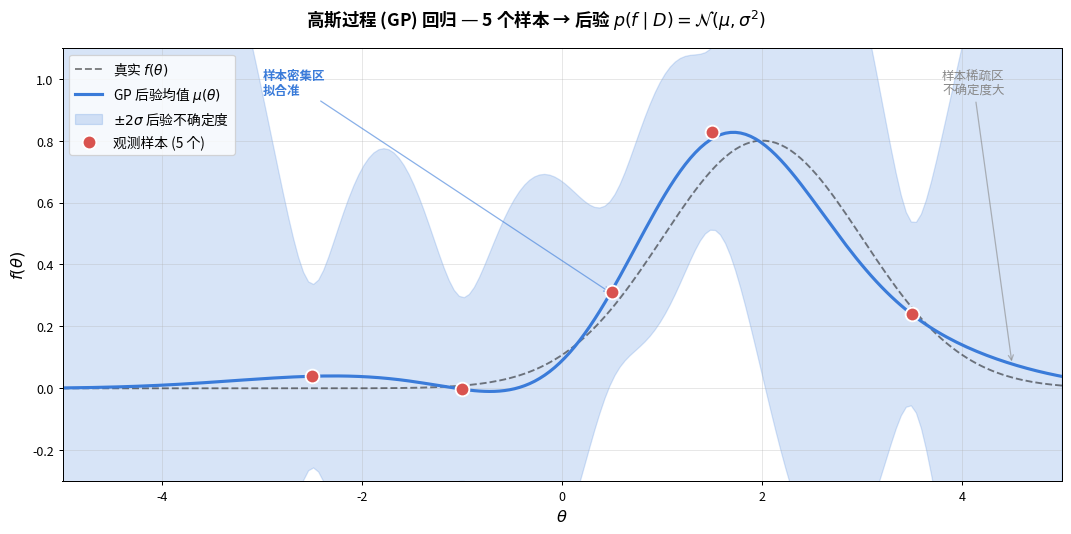

Recreate this plot in Python.
#!/usr/bin/env python3
"""
用纯 numpy 实现高斯过程 (GP) 回归 — 对应文章里贝叶斯建模那部分:
  k(θi, θj) = RBF
  先验: f(θ) ~ N(0, K)
  观测: y = f(θ) + ε, ε ~ N(0, σ_n²)
  后验: f(θ*) | y ~ N(μ*, Σ*)

输入 5 个样本点 → 输出后验分布(均值 + 不确定度)。
"""
import numpy as np
import matplotlib.pyplot as plt
import matplotlib
matplotlib.rcParams["font.sans-serif"] = ["Noto Sans CJK JP", "DejaVu Sans"]
matplotlib.rcParams["axes.unicode_minus"] = False


# ============ RBF kernel (与文章公式一致) ============
def rbf_kernel(X1, X2, length_scale=1.0, sigma_f=1.0):
    """
    k(x, x') = σ_f² · exp(-||x - x'||² / (2 l²))
    X1: (n, d), X2: (m, d)  →  K: (n, m)
    """
    # 展平成 2D, 算 pairwise 距离平方
    X1 = np.atleast_2d(X1)
    X2 = np.atleast_2d(X2)
    sq = np.sum(X1**2, axis=1)[:, None] + np.sum(X2**2, axis=1)[None, :] - 2 * X1 @ X2.T
    return sigma_f**2 * np.exp(-sq / (2 * length_scale**2))


# ============ GP 后验(标准公式) ============
def gp_posterior(X_train, y_train, X_test, length_scale=1.0, sigma_f=1.0, sigma_n=0.1):
    """
    给定训练样本 (X_train, y_train), 计算测试点 X_test 上的后验均值和方差。
    后验:  f* | y ~ N(μ*, Σ*)
    """
    K = rbf_kernel(X_train, X_train, length_scale, sigma_f)            # (n, n)
    K_s = rbf_kernel(X_train, X_test, length_scale, sigma_f)            # (n, m)
    K_ss = rbf_kernel(X_test, X_test, length_scale, sigma_f)             # (m, m)

    # 加观测噪声
    K_noise = K + sigma_n**2 * np.eye(len(X_train))

    # 后验均值和方差(标准公式)
    K_inv_y = np.linalg.solve(K_noise, y_train)
    mu = K_s.T @ K_inv_y                                          # (m,)
    cov = K_ss - K_s.T @ np.linalg.solve(K_noise, K_s)              # (m, m)
    return mu, np.sqrt(np.diag(cov))


# ============ 数据: 真实函数 + 5 个样本 ============
def true_f(theta):
    """真实函数: 一个钟形(类似文章里的 J(θ))。"""
    return 0.8 * np.exp(-((theta - 2.0) ** 2) / 2.0)


np.random.seed(42)
X_train = np.array([-2.5, -1.0, 0.5, 1.5, 3.5]).reshape(-1, 1)
y_train = true_f(X_train.ravel()) + np.random.normal(0, 0.08, size=5)

# 测试网格
X_test = np.linspace(-5, 5, 200).reshape(-1, 1)
y_true = true_f(X_test.ravel())

# 计算 GP 后验(用样本自身的 y 估计超参, 简化版)
length_scale = 1.0
sigma_f = 1.0
sigma_n = 0.15
mu_post, std_post = gp_posterior(X_train, y_train, X_test, length_scale, sigma_f, sigma_n)


# ============ 绘图 ============
fig, ax = plt.subplots(figsize=(12, 6))

# 真实函数(浅灰虚线)
ax.plot(X_test, y_true, "k--", alpha=0.5, linewidth=1.5, label=r"真实 $f(\theta)$")

# 后验均值(蓝色实线)
ax.plot(X_test, mu_post, color="#3a7bd9", linewidth=2.5, label=r"GP 后验均值 $\mu(\theta)$")

# 不确定度(浅蓝填充, ±2σ)
ax.fill_between(
    X_test.ravel(),
    mu_post - 2 * std_post,
    mu_post + 2 * std_post,
    color="#3a7bd9", alpha=0.2,
    label=r"$\pm 2\sigma$ 后验不确定度",
)

# 观测样本(红点)
ax.scatter(X_train, y_train, s=120, color="#d9534f", zorder=5,
           edgecolors="white", linewidths=1.5, label="观测样本 (5 个)")

# 轴
ax.set_xlabel(r"$\theta$", fontsize=13)
ax.set_ylabel(r"$f(\theta)$", fontsize=13)
ax.set_xlim(-5, 5)
ax.set_ylim(-0.3, 1.1)
ax.grid(alpha=0.3)
ax.legend(loc="upper left", fontsize=11)

# 标题
fig.suptitle(
    r"高斯过程 (GP) 回归 — 5 个样本 → 后验 $p(f \mid D) = \mathcal{N}(\mu, \sigma^2)$",
    fontsize=14, fontweight="bold",
)

# 注释: 样本密集处不确定度低, 远离样本处不确定度高
ax.annotate(
    "样本稀疏区\n不确定度大",
    xy=(4.5, mu_post[np.argmin(np.abs(X_test.ravel() - 4.5))]),
    xytext=(3.8, 0.95),
    fontsize=10, color="#888",
    arrowprops=dict(arrowstyle="->", color="#888", alpha=0.6),
)
ax.annotate(
    "样本密集区\n拟合准",
    xy=(0.5, mu_post[np.argmin(np.abs(X_test.ravel() - 0.5))]),
    xytext=(-3.0, 0.95),
    fontsize=10, color="#3a7bd9", fontweight="bold",
    arrowprops=dict(arrowstyle="->", color="#3a7bd9", alpha=0.6),
)

plt.tight_layout()
out = "/home/youngsure/Code/TechArt/RL/image/gp_regression.png"
plt.savefig(out, dpi=90, bbox_inches="tight", facecolor="white")
print(f"[OK] 保存: {out}")
print(f"[INFO] σ_n (观测噪声)   = {sigma_n}")
print(f"[INFO] l   (长度尺度)   = {length_scale}")
print(f"[INFO] σ_f (信号标准差) = {sigma_f}")
print(f"[INFO] 后验均值范围: [{mu_post.min():.3f}, {mu_post.max():.3f}]")
print(f"[INFO] 后验 σ 范围:    [{std_post.min():.3f}, {std_post.max():.3f}]")
